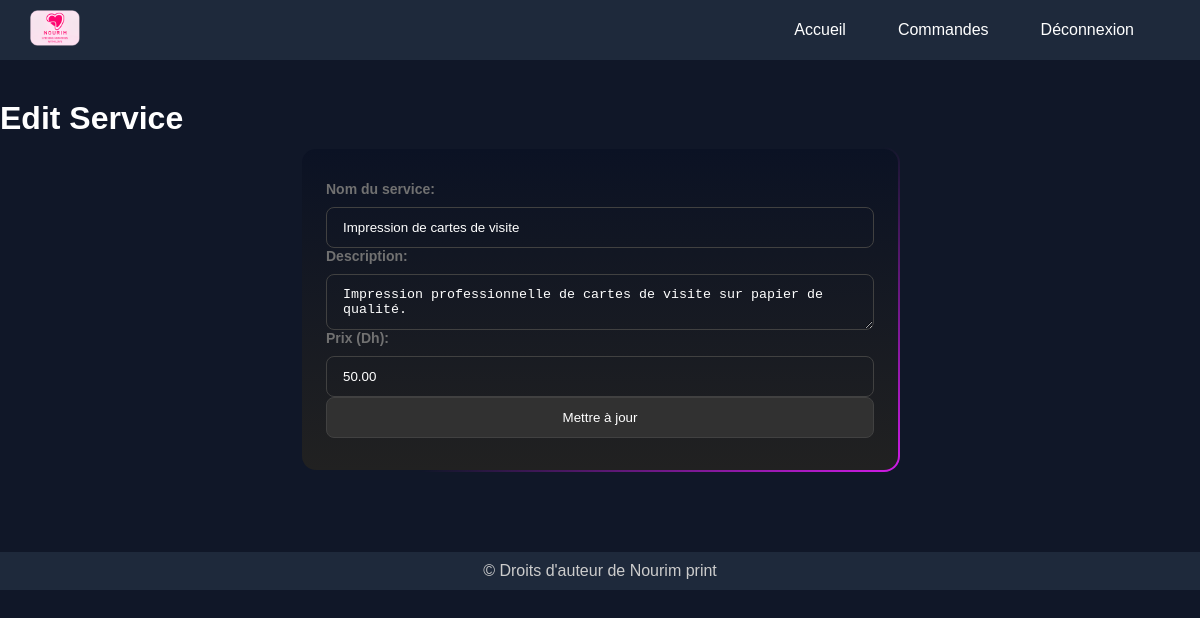
/service_edit.php?id=6 (signed in), run on the app's committed database.
### tables this page shows
CREATE TABLE `services` (
  `service_id` int(11) NOT NULL,
  `user_id` int(11) NOT NULL,
  `nom_service` varchar(255) NOT NULL,
  `description` text NOT NULL,
  `prix` decimal(10,2) NOT NULL,
  `photo` varchar(100) NOT NULL,
  `disponibilite` tinyint(1) NOT NULL
);

### service_edit.php (the view, shortened to what this page needs)
<!DOCTYPE html>
<html lang="en">
<head>
    <link rel="stylesheet" href="service_edit.css">
</head>
<body>
    <?php
    include("connect.php");
    if (isset($_GET['id'])){
    $service_id = $_GET['id'];
    $stmt = $con->prepare("SELECT * FROM services WHERE service_id = ?");
    $stmt->execute([$service_id]);
    $service = $stmt->fetch(PDO::FETCH_ASSOC);
    };
    ?>
    <nav>
        <a href='index.php'><img src='media/homepage/nourim.png' alt='logo' class='navlogo'></a>
        <div>
            <ul id='navbar-links'>
                <li><a href='index.php' class='none' title='Accueil'>Accueil</a></li>
                <li><a href='commande.php' class='none' title='Commandes'>Commandes</a></li>
                <li><a href='Logout.php' class='none' title='Déconnexion'>Déconnexion</a></li>
            </ul>
        </div>
    </nav>
    <div class="main">
        <h1>Edit Service</h1>
        <?php
        if (isset($service)) {
        ?>
            <div class='form-container'>
            <form method="POST" action="" class="edit-service-form form">
                <div class='form-group'>
                <label for="nom_service">Nom du service:</label>
                <input type="text" id="nom_service" name="nom_service" value="<?php echo $service['nom_service']; ?>">
                </div>
                <div class='form-group'>
                <label for="description">Description:</label>
                <textarea  id="description" name="description" ><?php echo $service['description']; ?></textarea>
                </div>
                <div class='form-group'>
                <label for="prix">Prix (Dh):</label>
                <input type="number" id="prix" name="prix" value="<?php echo $service['prix']; ?>">
                </div>
                <div class='form-group'>
                <button type="submit" name="update">Mettre à jour</button>
                </div>
            </form>
        <?php
        } else {
            echo $_GET["id"] . "</br>" ;
            echo "Service not found.";
        }
        ?>
    </div>
    <footer>&copy; Droits d'auteur de Nourim print</footer>
</body>
</html>

### service_edit.css (style rules this page uses)
* { margin: 0; padding: 0; box-sizing: border-box; }
body { background-color: #101728; color: white; font-family: Arial, sans-serif; overflow-x: hidden; }
nav { background-color: #1e293b; padding: 10px 30px; display: flex; align-items: center; justify-content: space-between; position: fixed; top: 0; width: 100%; z-index: 1000; }
#navbar-links { list-style-type: none; margin: 0; padding: 0; display: flex; justify-content: flex-end; align-items: center; }
#navbar-links li { margin-right: 20px; }
.none { text-decoration: none; color: white; padding: 8px 16px; border-radius: 25px; transition: background-color 0.3s ease; }
.navlogo { width: 50px; }
nav ul { list-style-type: none; margin: 0; padding: 0; display: flex; justify-content: flex-end; }
nav ul li { margin-right: 20px; cursor: pointer; }
.main { margin-top: 100px; }
.form-container { width: 100%; max-width: 600px; background: linear-gradient(#0b1224, #212121) padding-box, linear-gradient(145deg, transparent 35%, #e81cff, #40c9ff) border-box; border: 2px solid transparent; padding: 32px 24px; font-size: 14px; font-family: inherit; color: white; gap: 20px; box-sizing: border-box; border-radius: 16px; background-size: 200% 100%; animation: gradient 5s ease infinite; margin: auto; margin-top: 10px; display: flex; flex-direction: column; justify-content: center; margin-bottom: 80px; }
.form-container .form-group { display: flex; flex-direction: column; gap: 10px; }
.form-container .form-group label { color: #717171; font-weight: 600; }
.form-container .form-group input, .form-container .form-group textarea { padding: 12px 16px; border-radius: 8px; color: #fff; background-color: transparent; border: 1px solid #414141; }
.form-container .form-group input::placeholder, .form-container .form-group textarea::placeholder { opacity: 0.5; }
.form-container .form-group button { padding: 12px 16px; border-radius: 8px; background-color: #313131; border: 1px solid #414141; color: white; cursor: pointer; transition: background-color 0.3s ease; }
footer { background-color: #1e293b; color: #ccc; text-align: center; padding: 10px; width: 100%; bottom: 0; }

### data on the page
services: nom_service "Impression de cartes de visite", description "Impression professionnelle de cartes de visite sur papier de qualité.", prix "50.00"
